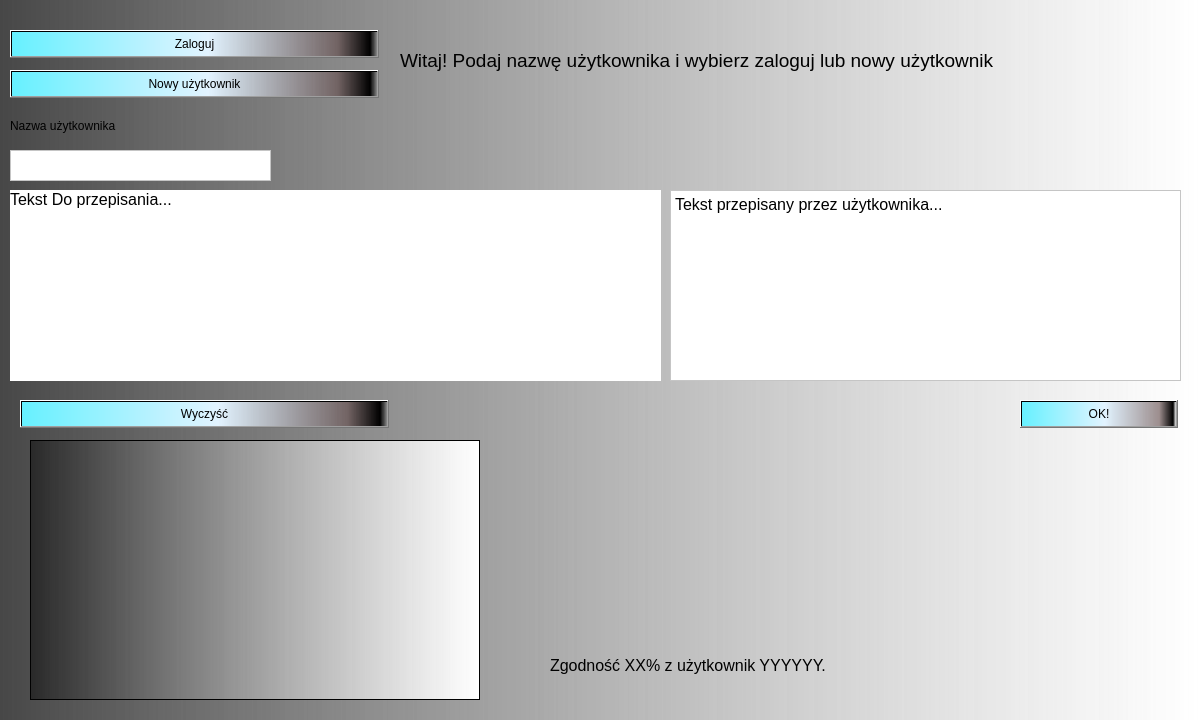
<?xml version="1.0" encoding="UTF-8"?>
<ui version="4.0">
 <class>klawiatura</class>
 <widget class="QWidget" name="klawiatura">
  <property name="geometry">
   <rect>
    <x>0</x>
    <y>0</y>
    <width>1200</width>
    <height>720</height>
   </rect>
  </property>
  <property name="windowTitle">
   <string>klawiatura</string>
  </property>
  <property name="styleSheet">
   <string notr="true">background-color:  qlineargradient(spread:pad, x1:0, y1:0, x2:1, y2:0, stop:0 rgba(0, 0, 0, 120), stop:1 rgba(255, 255, 255, 255))</string>
  </property>
  <widget class="QWidget" name="horizontalLayoutWidget">
   <property name="geometry">
    <rect>
     <x>10</x>
     <y>190</y>
     <width>651</width>
     <height>191</height>
    </rect>
   </property>
   <layout class="QHBoxLayout" name="horizontalLayout">
    <item>
     <widget class="QLabel" name="label">
      <property name="font">
       <font>
        <pointsize>12</pointsize>
       </font>
      </property>
      <property name="styleSheet">
       <string notr="true">background-color: rgb(255, 255, 255);</string>
      </property>
      <property name="text">
       <string>Tekst Do przepisania...</string>
      </property>
      <property name="alignment">
       <set>Qt::AlignLeading|Qt::AlignLeft|Qt::AlignTop</set>
      </property>
     </widget>
    </item>
   </layout>
  </widget>
  <widget class="QWidget" name="verticalLayoutWidget_2">
   <property name="geometry">
    <rect>
     <x>670</x>
     <y>190</y>
     <width>511</width>
     <height>191</height>
    </rect>
   </property>
   <layout class="QVBoxLayout" name="verticalLayout_2">
    <item>
     <widget class="QPlainTextEdit" name="plainTextEdit">
      <property name="font">
       <font>
        <pointsize>12</pointsize>
       </font>
      </property>
      <property name="styleSheet">
       <string notr="true">background-color: rgb(255, 255, 255);</string>
      </property>
      <property name="plainText">
       <string>Tekst przepisany przez użytkownika...
</string>
      </property>
     </widget>
    </item>
   </layout>
  </widget>
  <widget class="QLabel" name="label_2">
   <property name="geometry">
    <rect>
     <x>400</x>
     <y>40</y>
     <width>781</width>
     <height>41</height>
    </rect>
   </property>
   <property name="font">
    <font>
     <pointsize>14</pointsize>
    </font>
   </property>
   <property name="styleSheet">
    <string notr="true">background-color: rgb(255, 255, 255,0);</string>
   </property>
   <property name="text">
    <string>Witaj! Podaj nazwę użytkownika i wybierz zaloguj lub nowy użytkownik</string>
   </property>
  </widget>
  <widget class="QLabel" name="label_3">
   <property name="geometry">
    <rect>
     <x>550</x>
     <y>650</y>
     <width>621</width>
     <height>31</height>
    </rect>
   </property>
   <property name="font">
    <font>
     <pointsize>12</pointsize>
    </font>
   </property>
   <property name="styleSheet">
    <string notr="true">
background-color: rgb(255, 255, 255,0);</string>
   </property>
   <property name="text">
    <string>Zgodność XX% z użytkownik YYYYYY.</string>
   </property>
  </widget>
  <widget class="QPushButton" name="pushButton">
   <property name="geometry">
    <rect>
     <x>10</x>
     <y>70</y>
     <width>369</width>
     <height>28</height>
    </rect>
   </property>
   <property name="styleSheet">
    <string notr="true">background-color: qlineargradient(spread:pad, x1:0, y1:0, x2:1, y2:0, stop:0 rgba(102, 241, 255, 255), stop:0.537313 rgba(226, 243, 255, 255), stop:0.890547 rgba(102, 79, 79, 162), stop:0.98 rgba(0, 0, 0, 255), stop:1 rgba(0, 0, 0, 0));</string>
   </property>
   <property name="text">
    <string>Nowy użytkownik</string>
   </property>
  </widget>
  <widget class="QPushButton" name="pushButton_3">
   <property name="geometry">
    <rect>
     <x>10</x>
     <y>30</y>
     <width>369</width>
     <height>28</height>
    </rect>
   </property>
   <property name="styleSheet">
    <string notr="true">background-color: qlineargradient(spread:pad, x1:0, y1:0, x2:1, y2:0, stop:0 rgba(102, 241, 255, 255), stop:0.537313 rgba(226, 243, 255, 255), stop:0.890547 rgba(102, 79, 79, 162), stop:0.98 rgba(0, 0, 0, 255), stop:1 rgba(0, 0, 0, 0));</string>
   </property>
   <property name="text">
    <string>Zaloguj</string>
   </property>
  </widget>
  <widget class="QPushButton" name="pushButton_2">
   <property name="geometry">
    <rect>
     <x>1020</x>
     <y>400</y>
     <width>158</width>
     <height>28</height>
    </rect>
   </property>
   <property name="styleSheet">
    <string notr="true">background-color: qlineargradient(spread:pad, x1:0, y1:0, x2:1, y2:0, stop:0 rgba(102, 241, 255, 255), stop:0.537313 rgba(226, 243, 255, 255), stop:0.890547 rgba(102, 79, 79, 162), stop:0.98 rgba(0, 0, 0, 255), stop:1 rgba(0, 0, 0, 0));</string>
   </property>
   <property name="text">
    <string>OK!</string>
   </property>
  </widget>
  <widget class="QTextEdit" name="textEdit">
   <property name="geometry">
    <rect>
     <x>10</x>
     <y>150</y>
     <width>261</width>
     <height>31</height>
    </rect>
   </property>
   <property name="styleSheet">
    <string notr="true">background-color: rgb(255, 255, 255);</string>
   </property>
  </widget>
  <widget class="QLabel" name="label_5">
   <property name="geometry">
    <rect>
     <x>10</x>
     <y>115</y>
     <width>181</width>
     <height>21</height>
    </rect>
   </property>
   <property name="styleSheet">
    <string notr="true">background-color: rgb(66, 200, 184,0);</string>
   </property>
   <property name="text">
    <string>Nazwa użytkownika</string>
   </property>
  </widget>
  <widget class="QPushButton" name="pushButton_4">
   <property name="geometry">
    <rect>
     <x>20</x>
     <y>400</y>
     <width>369</width>
     <height>28</height>
    </rect>
   </property>
   <property name="styleSheet">
    <string notr="true">background-color: qlineargradient(spread:pad, x1:0, y1:0, x2:1, y2:0, stop:0 rgba(102, 241, 255, 255), stop:0.537313 rgba(226, 243, 255, 255), stop:0.890547 rgba(102, 79, 79, 162), stop:0.98 rgba(0, 0, 0, 255), stop:1 rgba(0, 0, 0, 0));</string>
   </property>
   <property name="text">
    <string>Wyczyść</string>
   </property>
  </widget>
  <widget class="QGraphicsView" name="graphicsView">
   <property name="geometry">
    <rect>
     <x>30</x>
     <y>440</y>
     <width>450</width>
     <height>260</height>
    </rect>
   </property>
  </widget>
  <action name="listener_st">
   <property name="text">
    <string>listener_st</string>
   </property>
  </action>
 </widget>
 <resources/>
 <connections/>
</ui>
